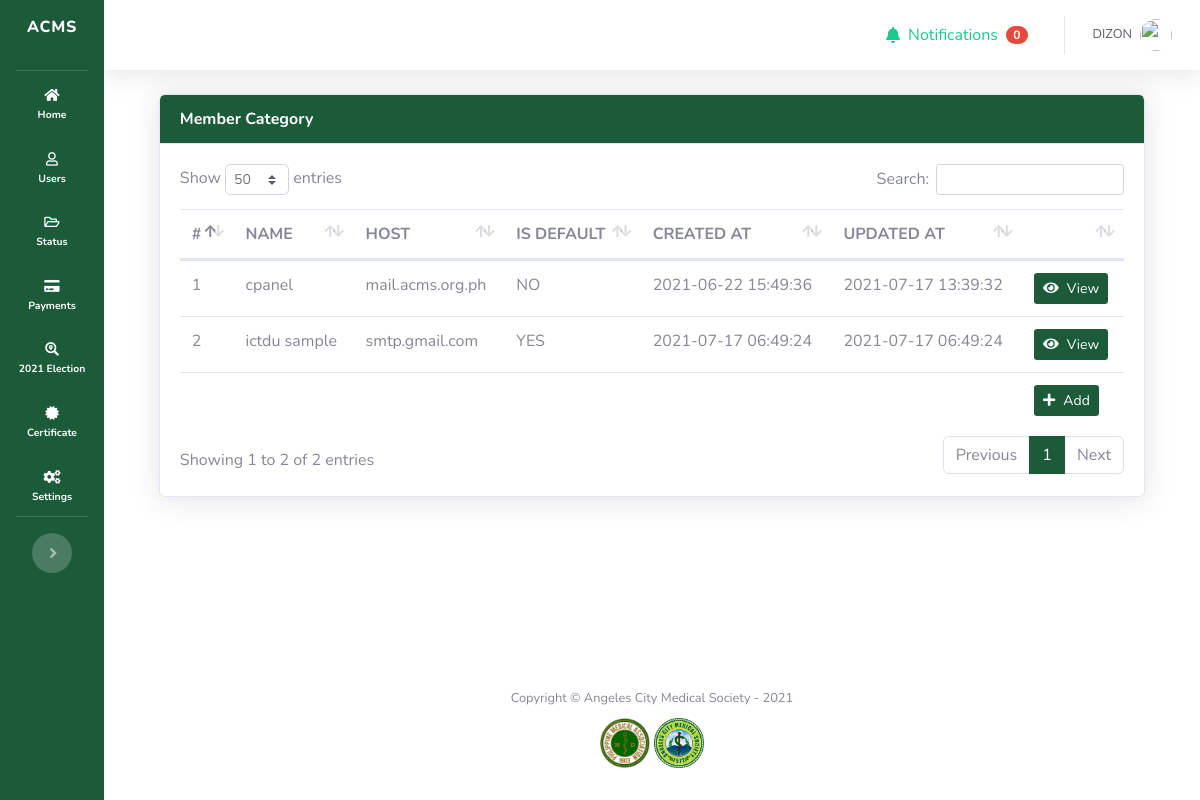
The page /admin/manage_email_settings.php (signed in) on the database its author committed.
### tables this page shows
CREATE TABLE `settings_email` (
  `id` int(11) NOT NULL,
  `name` varchar(255) NOT NULL,
  `host` varchar(255) NOT NULL,
  `auth` tinyint(1) NOT NULL DEFAULT 1,
  `username` varchar(255) NOT NULL,
  `password` varchar(255) NOT NULL,
  `port` int(4) NOT NULL DEFAULT 587,
  `is_default` tinyint(1) NOT NULL DEFAULT 0,
  `created_at` datetime NOT NULL DEFAULT current_timestamp(),
  `updated_at` datetime NOT NULL DEFAULT current_timestamp()
);

### admin/manage_email_settings.php (the view, shortened to what this page needs)
<?php
    include('sidebar.php');
    $settings   =   $mysqli->query("SELECT * FROM settings_email");
?>
    <div id="content-wrapper" class="d-flex flex-column">
      <div id="content">
<?php require('topbar.php'); ?>
        <div class="container-fluid">
            <div class="row">
                <div class="col-md-12">
                    <div class="card shadow overflow-auto">
                        <div class="card-header bg-gradient-primary text-white font-weight-bold">
                            Member Category
                        </div>
                        <div class="card-body">
                            <table id="table_category" class="table table-hover text-sm">
                                <thead>
                                  <tr>
                                      <th>#</th>
                                      <th>NAME</th>
                                      <th>HOST</th>
                                      <th>IS DEFAULT</th>
                                      <th>CREATED AT</th>
                                      <th>UPDATED AT</th>
                                      <th></th>
                                  </tr>
                                </thead>
                                <tbody>
                                  <?php $i=1; ?>
                                  <?php foreach($settings as $setting):?>
                                  <tr class="cursor-pointer">
                                    <td>
                                      <?=$i?>
                                    </td>
                                    <td>
                                      <?=$setting['name']?>
                                    </td>
                                    <td>
                                      <?=$setting['host']?>
                                    </td>
                                    <td>
                                      <?=$setting['is_default'] == 1 ? 'YES' : 'NO'?>
                                    </td>
                                    <td>
                                      <?=$setting['created_at']?>
                                    </td>
                                    <td>
                                      <?=$setting['updated_at']?>
                                    </td>
                                    <td>
                                      <a href="view_email_setting.php?setting_id=<?=$setting['id']?>" class="btn btn-sm bg-gradient-primary text-white">
                                        <i class='fas fa-eye mr-2'></i>View
                                      </a>
                                    </td>
                                  </tr>
                                  <?php $i++; ?>
                                  <?php endforeach ?>
                                </tbody>
                                <tfoot>
                                  <tr>
                                    <td colspan='6'>
                                    </td>
                                    <td colspan='1'>
                                      <button class="btn btn-sm bg-gradient-primary text-white" data-toggle="modal" data-target="#modal_create_category">
                                        <i class='fas fa-plus mr-2'></i>Add
                                      </button>
                                    </td>
                                  </tr>
                                </tfoot>
                            </table>
                        </div>
                    </div>
                </div>
            </div>
        </div>
      </div>
<?php
  include('footer.php');
?>

### admin/sidebar.php (style rules this page uses)
a:link { text-decoration: none; }
.bg-gradient-primary { background-color: #1b5b3a !important; background-image: none !important; background-image: none !important; background-size: cover !important; }
.container-fluid { background-color: white; padding-left: 5% !important; padding-right: 5% !important; }
#content-wrapper { background-color: white !important; }
::placeholder { opacity: 0.7 !important; }

### rows shown on the page
settings_email: name "cpanel", host "mail.acms.org.ph", is_default "NO", created_at "2021-06-22 15:49:36", updated_at "2021-07-17 13:39:32"
settings_email: name "ictdu sample", host "smtp.gmail.com", is_default "YES", created_at "2021-07-17 06:49:24", updated_at "2021-07-17 06:49:24"

### other values the page prints
$unread "0"
$_SESSION['full_name'] "DIZON"
